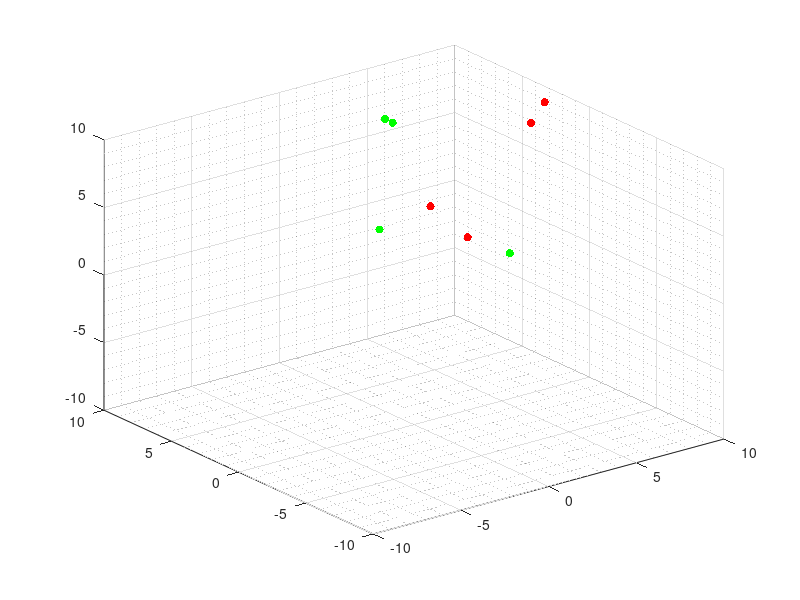

The MATLAB script that drew this image: (Note: this script raises an error after producing the figure.)
% =========================================================================
% SIMULACIÓN DEL PROBLEMA DE FORMACIÓN EN 3D
% =========================================================================
% Autor: Kenneth Andree Aldana Corado
% Última modificación: 30/08/2022
% Basado en: ""
% de Andrea Maybell Peña Echeverría
% (MODELO 1)
% =========================================================================
% El siguiente script implementa la simulación de la ecuación modificada
% de consenso para el caso del consenso en una formación.
% =========================================================================

%% Inicialización del mundo
gridsize = 10; 
initsize = 10;
N = 8; %Cantidad de agentes
dt = 0.01; %Muestreo
T = 20; %Tiempo de simulación

% Inicialización de la posición de los agentes
X = initsize*rand(3,N); 
Xi = X;

% Inicialización de la velocidad de los agentes
V = zeros(3,N);

%% Grafico de posición inicial de los agentes
%  Se utiliza distinción de color por agentes
%    Rojo:    agente 1
%    Verde:   agente 2
%    Azul:    agente 3
%    Negro:   agente 4
color = [255 0 0;
         255 0 0;
         255 0 0;
         255 0 0;
         0 255 0;
         0 255 0;
         0 255 0;
         0 255 0];    
agents = scatter3(X(1,:),X(2,:),X(3,:),[],color,'filled');
grid minor;
xlim([-gridsize, gridsize]);
ylim([-gridsize, gridsize]);
zlim([-gridsize, gridsize]);

%% Selección matriz y parámetros del sistema
d = MatrizF(2);    % matriz de formación
r = 1;               % radio agentes
R = 10;              % rango sensor
VelMax = 10;         % velocidad máxima

%% Inicialización de simulación
t = 0;
ciclos = 1;
historico = zeros(100*T,N);
hX = zeros(100*T,N);
hY = zeros(100*T,N);
hZ = zeros(100*T,N);
cambio = 0;

while(t < T)
    for i = 1:N
        E = 0;
        for j = 1:N
            dist = X(:,i)- X(:,j); % vector xi - xj
            mdist = norm(dist);    % norma euclidiana vector xi - xj
            dij = d(i,j);        % distancia deseada entre agentes i y j
            
            % Peso añadido a la ecuación de consenso
            if(mdist == 0)
                w = 0;
            else
                switch cambio
                    case 0
                        w = (mdist - (2*(r + 1)))/(mdist - (r + 1))^2; %Control de acercamiento
                    case 1
                        % collision avoidance & formation control
                        w = (4*(mdist - dij)*(mdist - r) - 2*(mdist - dij)^2)/(mdist*(mdist - r)^2); 
                end 
            end
            % Tensión de aristas entre agentes
            E = E + w.*dist;
        end
       
        % Actualización de velocidad
        V(:,i) = -1*E;

    end
    % Al llegar muy cerca de la posición deseada del controlador, se realiza cambio de control
    if(norm(V) < 2)
        cambio = 1;
    end
    % Actualización de la posición de los agentes
    X = X + V*dt;
    
    % Almacenamiento de variables para graficar
    for a = 1:N
        hX(ciclos,a)= X(1,a);
        hY(ciclos,a)= X(2,a);
        hZ(ciclos,a)= X(3,a);
    end
    historico(ciclos,:) = (sum(V.^2,1)).^0.5;
    
    % Se actualiza la gráfica, se muestra el movimiento y se incrementa el
    % tiempo
    agents.XData = X(1,:);
    agents.YData = X(2,:);
    agents.ZData = X(3,:);
    pause(dt);
    t = t + dt;
    ciclos = ciclos + 1;
end

figure(1);
plot(0:dt:T-0.01,historico);
xlabel('Tiempo (segundos)');
ylabel('Velocidad (unidades/segundo)');
ylim([-1,inf])

% trayectorias
figure(2);
hold on;
grid on;
plot3(hX,hY,hZ,'--');
xlabel('Posición en eje X (u.a)');
ylabel('Posición en eje Y (u.a)');
zlabel('Posición en eje Z (u.a)');
scatter3(Xi(1,:),Xi(2,:),Xi(3,:),[], 'k');
scatter3(X(1,:),X(2,:),X(3,:),[], 'k', 'filled');
hold off;
